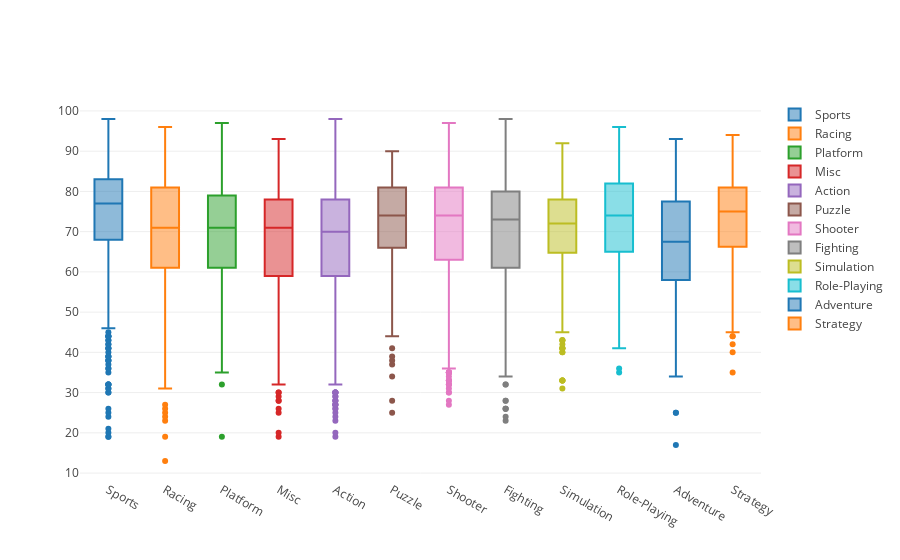

Notebook code cell kept with this figure:
### Markdown cell above
## Box plot

### Code cell
data = []

# Create a box trace for each genre in our dataset
for genre in df.Genre.unique():
    data.append(
        go.Box(y=df[df.Genre == genre].Critic_Score, name=genre)
    )
    
# Visualize
iplot(data, show_link=False)

### Figure 1 — Plotly figure (JSON) as saved in the notebook; plotly's stock layout.template omitted (floating-point values rounded to 4 significant figures; data arrays with more than 128 entries replaced by an {"elided": "..."} marker saying what was removed)
{"data": [{"name": "Sports", "type": "box", "y": {"elided": "943 int values"}}, {"name": "Racing", "type": "box", "y": {"elided": "581 int values"}}, {"name": "Platform", "type": "box", "y": {"elided": "403 int values"}}, {"name": "Misc", "type": "box", "y": {"elided": "384 int values"}}, {"name": "Action", "type": "box", "y": {"elided": "1630 int values"}}, {"name": "Puzzle", "type": "box", "y": [77, 85, 84, 86, 79, 83, 79, 83, 79, 84, 44, 71, 87, 81, 87, 63, 60, 85, 81, 76, 81, 76, 79, 81, 58, 86, 82, 72, 66, 72, 75, 67, 86, 83, 83, 72, 86, 79, 74, 74, 82, 86, 73, 49, 71, 75, 71, 73, 88, 47, 63, 74, 74, 73, 77, 75, 75, 39, 70, 83, 68, 64, 69, 41, 60, 78, 79, 69, 84, 74, 55, 75, 64, 71, 68, 25, 28, 72, 71, 79, 67, 82, 70, 77, 82, 45, 56, 59, 83, 78, 73, 58, 70, 61, 74, 72, 78, 69, 75, 74, 38, 34, 74, 50, 37, 90, 55, 62, 88, 45, 67, 62, 70, 84, 76, 75, 70, 64]}, {"name": "Shooter", "type": "box", "y": {"elided": "864 int values"}}, {"name": "Fighting", "type": "box", "y": {"elided": "378 int values"}}, {"name": "Simulation", "type": "box", "y": {"elided": "297 int values"}}, {"name": "Role-Playing", "type": "box", "y": {"elided": "712 int values"}}, {"name": "Adventure", "type": "box", "y": {"elided": "248 int values"}}, {"name": "Strategy", "type": "box", "y": {"elided": "267 int values"}}], "layout": {}}
